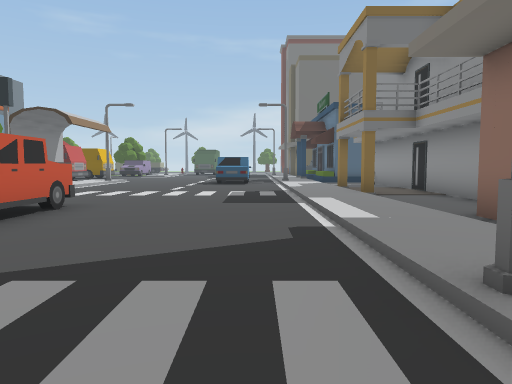
View 1 (above)

24 first-person views from a walk through a 3-D level made in the Unity game engine. The camera is 1.4 m above the floor, tilts 4° down and sees 70° across. The floor is counted in squares, 2 m on a side. Each view is taken from the middle of a square. On the plan, view 1 faces up. The plan holds only what a view shows up to about 11 squares ahead; the rest is blank. The place goes on beyond the plan. The player is left out.

View 2
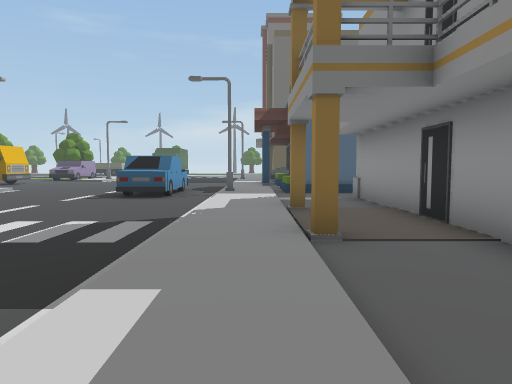

View 3
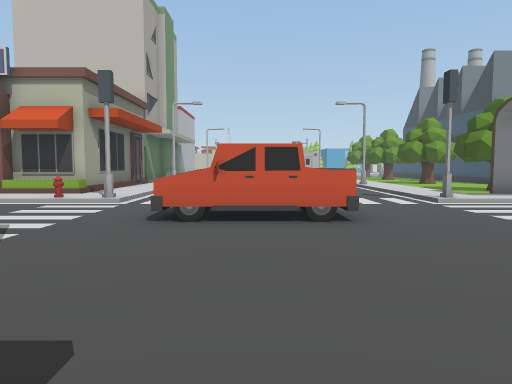

View 4
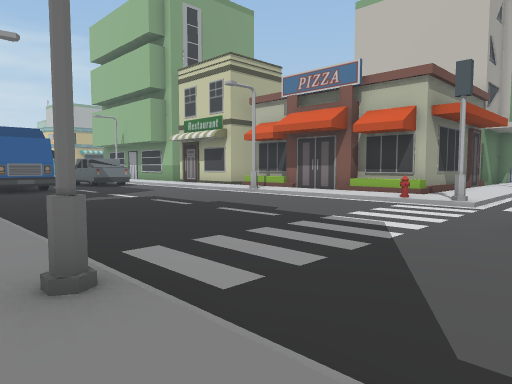

View 5
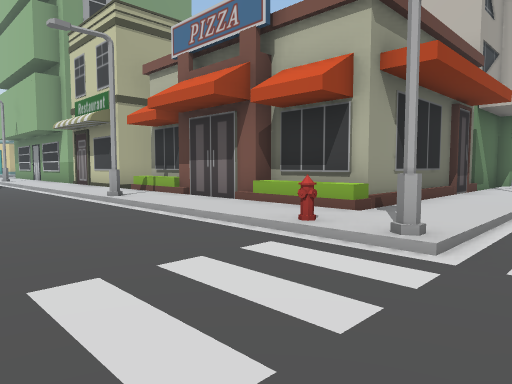

View 6
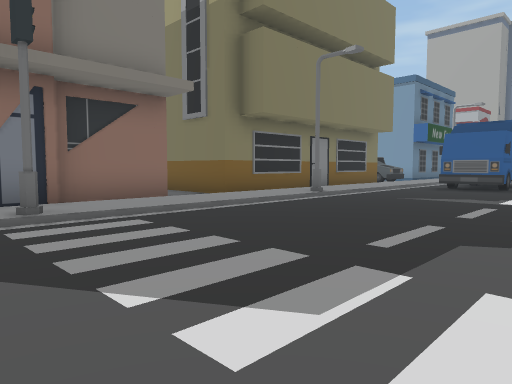

View 7
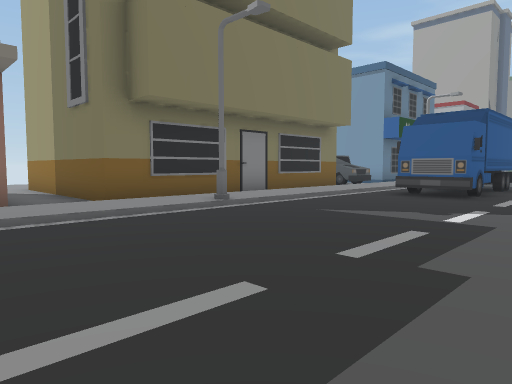

View 8
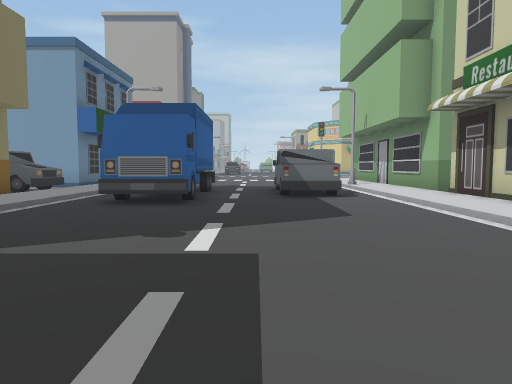

View 9
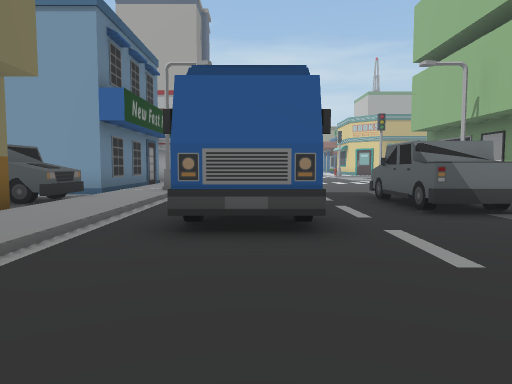

View 10
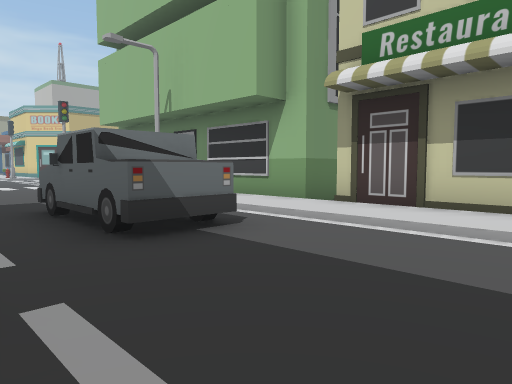

View 11
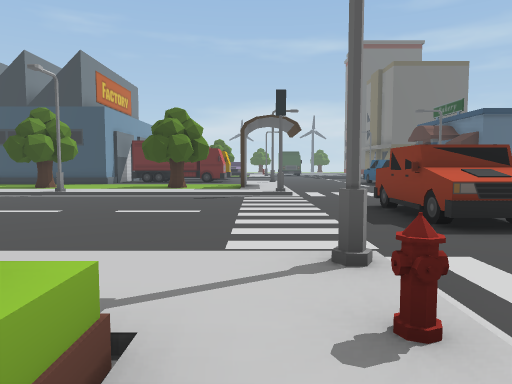

View 12
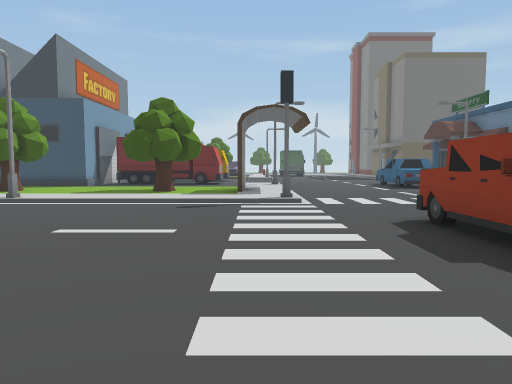

View 13
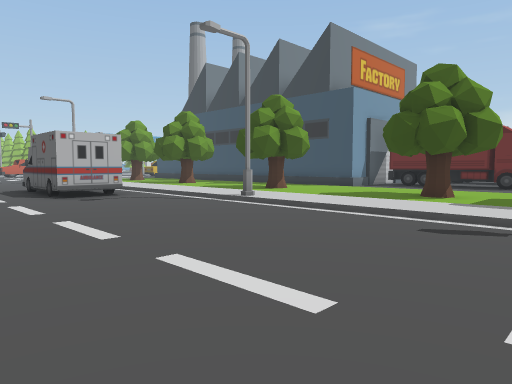

View 14
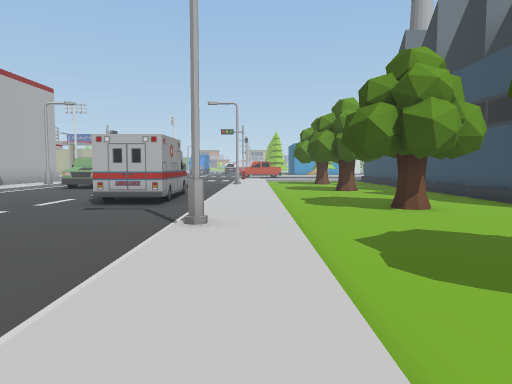

View 15
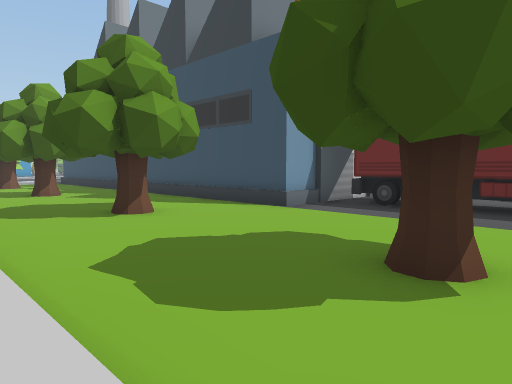

View 16
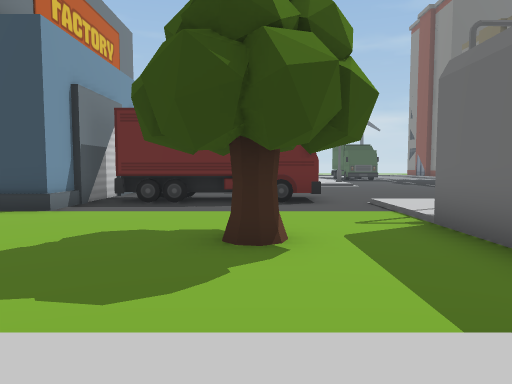

View 17
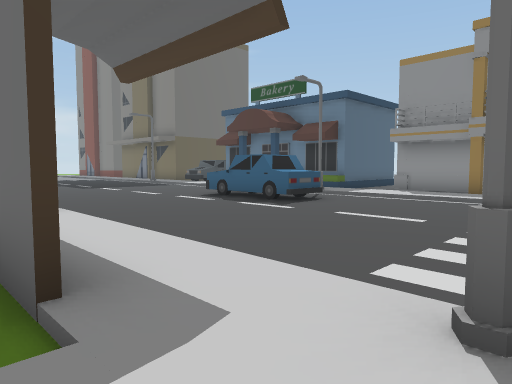

View 18
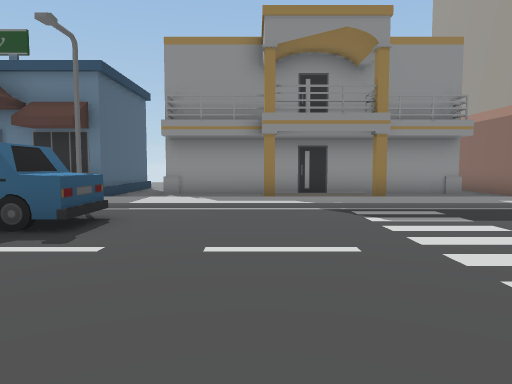

View 19
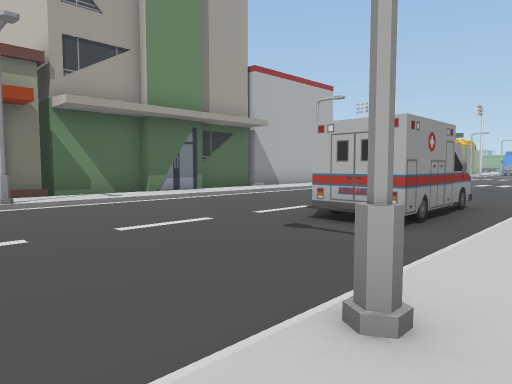

View 20
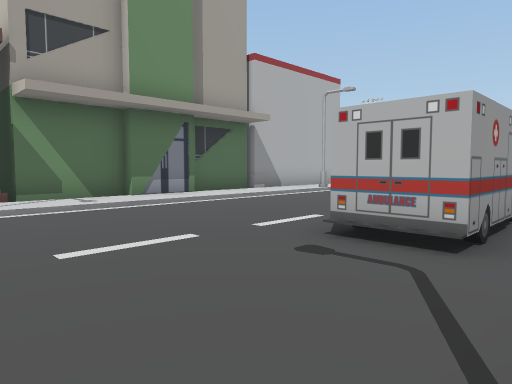

View 21
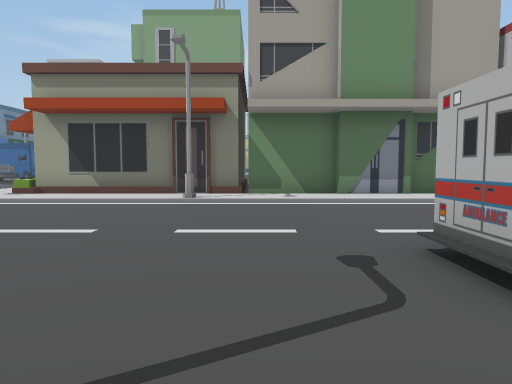

View 22
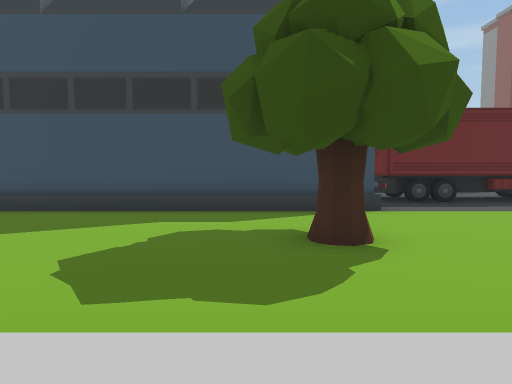

View 23
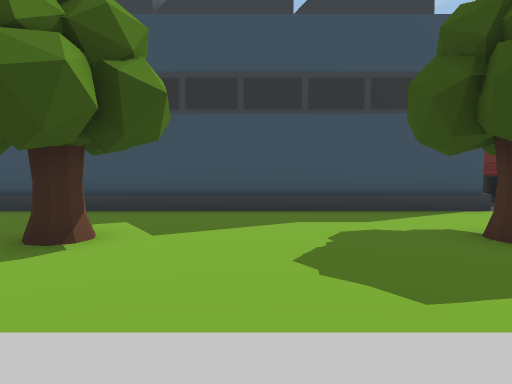

View 24
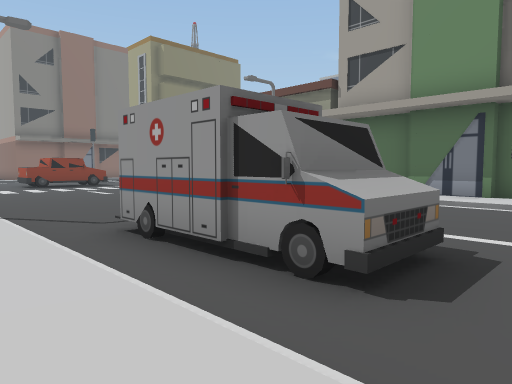

### Floor plan
Key: @ floor where view 1 was taken; # wall or solid block; . main floor; : floor 0.25 m higher than the main floor; / step, stairs or slope; T truck; B building; C car; S streetlight; H hydrant; N container; R tree; O other object.
Columns run from 20 left of view 1 to 5 right of it. Each row starts with its distance up from view 1.
 18      BBNN NN........
 17    B BBNNNNN.//....C   B
 16 BBBBBBB......:/....CC/:BBB
 15 .............:S....C.S:...
 14 .............:/....../:..#
 13 R....R....R.O:/....../:..#
 12 ............O:/....../:#.#
 11 .............:/....../:..#
 10 ::::::::::::::/....../:..#
  9 ///////S//////#....../:#.#
  8 .OOOO................/:..#
  7 .OOOO................/:..#
  6  ...............TT.../:..#
  5  ...............TT.../:BBB
  4 ................TT.../:B
  3 ...................../:
  2 ///////S//////#......#:B
  1  :::::::::::::/....../:B
  0 BBBBBBBBBBBBB:H.....@/:B
 -1       B     B:/....../:B
 -2       B     B:/....../:...
 -3       B     B:/....../:BBB
 -4             B:S......S:B
 -5             B:/....../:B
 -6             B:/....../:B
 -7            BB:/....../:B
 -8             B:/....../:B
 -9             B:/....NN/:B
-10             B:/....NN/:B
-11              :/TT..N /:B
-12            BB:/ T..N /:TT
-13             B:/ T..N /:TT
-14             B S ..   S:BBB
-15             B   ..    :B
-16             B   ..    :B
-17             B

Positions as (right, up) in squares from view 1, and headings:
1: (0, 0), facing up
2: (2, 5), facing up
3: (2, 5), facing left
4: (2, 4), facing down-left
5: (-3, 3), facing down-left
6: (-4, 3), facing down-right
7: (-4, 0), facing down-right
8: (-3, -2), facing down
9: (-1, -5), facing down
10: (-2, -7), facing down-left
11: (-7, -1), facing up
12: (-7, 1), facing up
13: (-7, 4), facing up-left
14: (-8, 10), facing left
15: (-9, 10), facing up-left
16: (-10, 9), facing up
17: (-8, 9), facing up-right
18: (-6, 12), facing right
19: (-11, 10), facing down-left
20: (-12, 9), facing down-left
21: (-14, 10), facing down
22: (-16, 9), facing up
23: (-18, 9), facing up
24: (-20, 10), facing down-right
